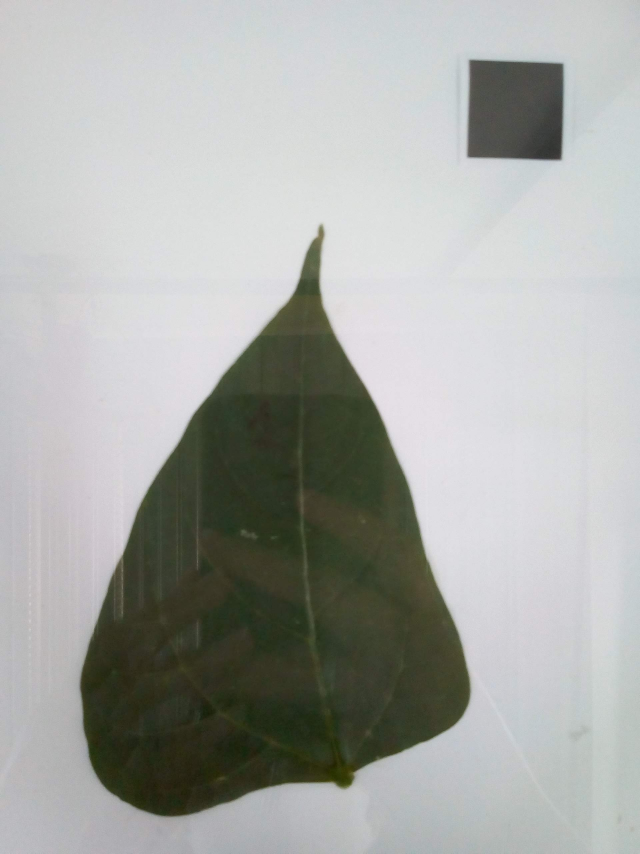
#> input picture codigo_python/folha_teste.jpg, 1920 x 2560 px (shown at 1/3 size)
$ python -i MainWindow.py   (imports and definitions only)
#> lines starting #> are read from the running program, lines starting #| are printed output that depends on the picture; after the words box and inside, x2 and y2 are one past the last pixel; in counts of white or black regions, pixels touching at a corner belong together
#> further down, picture is the input picture: shape (2560, 1920, 3); mean B, G, R 166.4, 170, 168.1
import cv2
import numpy as np
from PyQt5.QtWidgets import QApplication, QLabel, QFileDialog, QVBoxLayout, QWidget, QPushButton

amin = 1000
amax = 10000000000
cosAngle = 0.3

def cosine_angle(pt1, pt2, pt0):
    # Usa inteiros de 64 bits para evitar o 'overflow warning'
    dx1 = np.int64(pt1[0]) - np.int64(pt0[0])
    dy1 = np.int64(pt1[1]) - np.int64(pt0[1])
    dx2 = np.int64(pt2[0]) - np.int64(pt0[0])
    dy2 = np.int64(pt2[1]) - np.int64(pt0[1])

    denominator = np.sqrt(float((dx1*dx1 + dy1*dy1) * (dx2*dx2 + dy2*dy2))) + 1e-10
    if denominator == 0: return 1.0 # Evita divisão por zero
    return float(dx1 * dx2 + dy1 * dy2) / denominator

def find_objects(image):
    gray = cv2.cvtColor(image, cv2.COLOR_BGR2GRAY)
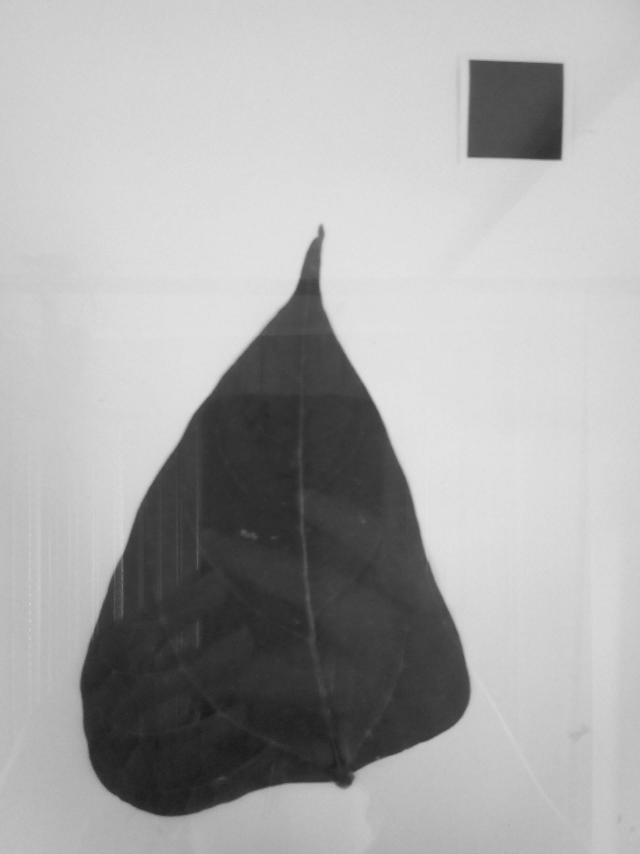
#> gray: shape (2560, 1920) (shown at 1/3 size); min 23, max 232, mean 168.9

    # Alinhado com o C++: Threshold de Otsu imediatamente após a conversão para escala de cinza.
    # O valor 60 no C++ é ignorado quando THRESH_OTSU é usado, então usar 0 aqui está correto.
    _, thresh = cv2.threshold(gray, 0, 255, cv2.THRESH_BINARY_INV | cv2.THRESH_OTSU)
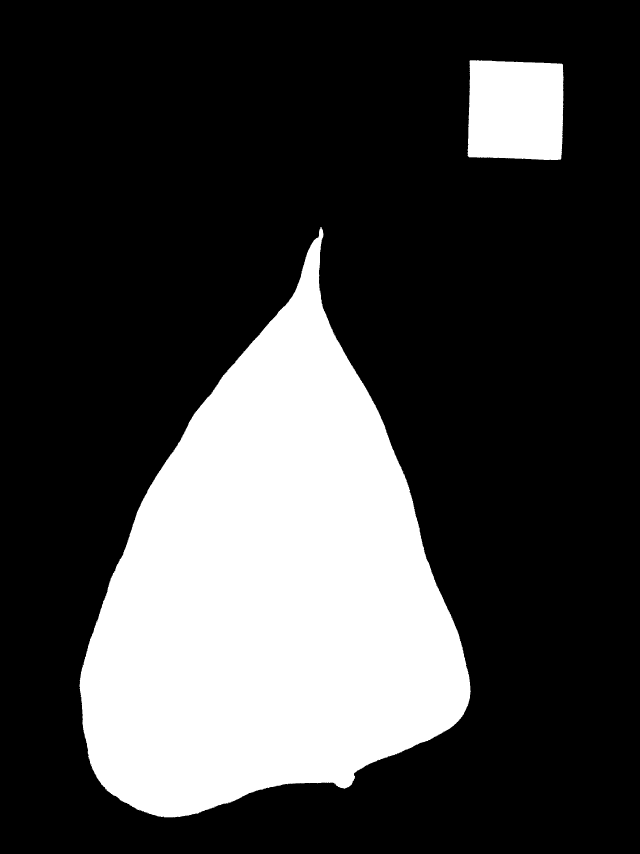
#> thresh: shape (2560, 1920) (shown at 1/3 size); 25.8% white; 8 white regions (6 under 20 px)

    # Alinhado com o C++: Usa RETR_LIST para obter todos os contornos, incluindo internos.
    # Isso é crucial para replicar o comportamento exato do C++.
    contours, _ = cv2.findContours(thresh, cv2.RETR_LIST, cv2.CHAIN_APPROX_SIMPLE)
#> contours = 16 contours, 14 with area under 20; largest, box (x1, y1, x2, y2) and area: (238, 681, 1412, 2452) 1182728, (1403, 180, 1691, 480) 81106

    square = []
    leaves = []

    for cnt in contours:
        auxper = cv2.arcLength(cnt, True)
        approx = cv2.approxPolyDP(cnt, auxper*0.02, True)
        auxarea = abs(cv2.contourArea(cnt))
        # Lógica de classificação alinhada com o LIMA-Desktop original
        if len(approx) == 4 and amin < auxarea < amax and cv2.isContourConvex(approx):
            max_cosine = 0
            for j in range(2, 5):
                cosine = abs(cosine_angle(approx[j%4][0], approx[j-2][0], approx[j-1][0]))
                max_cosine = max(max_cosine, cosine)
            if max_cosine < cosAngle:
                square.append(cnt) # É um quadrado
            else:
                leaves.append(cnt) # É uma forma de 4 lados, mas não um quadrado, então é uma folha
        elif amin < auxarea < amax:
            leaves.append(cnt) # Não tem 4 lados, então é uma folha
#> this loop made 16 passes
#> (auxper, approx, auxarea) on pass 16: (1204.3, [[1410, 181], [1403, 467], [1680, 479], [1687, 192]], 81105.5)
#> (auxper, auxarea) on pass 14: (5227, 1182727.5)
#> after the loop, leaves = 1 contour; box (x1, y1, x2, y2) and area: (238, 681, 1412, 2452) 1182728; square = 1 contour; box (x1, y1, x2, y2) and area: (1403, 180, 1691, 480) 81106

    return square, leaves, thresh

class MainWindow(QWidget):
    def __init__(self):
        super().__init__()
        self.setWindowTitle("Foliar - Python")
        self.layout = QVBoxLayout()
        self.label = QLabel("Selecione uma imagem")
        self.btn = QPushButton("Abrir imagem")
        self.btn.clicked.connect(self.open_image)
        self.layout.addWidget(self.label)
        self.layout.addWidget(self.btn)
        self.setLayout(self.layout)

    def open_image(self):
        fname, _ = QFileDialog.getOpenFileName(self, "Abrir Imagem", "", "Image Files (*.png *.jpg *.jpeg)")
        if fname:
            image = cv2.imread(fname)
            square, leaves, thresh = find_objects(image)
            for sq in square:
                cv2.polylines(image, [sq], True, (0,255,0), 3)
            for leaf in leaves:
                cv2.polylines(image, [leaf], True, (0,0,255), 3)
            max_width, max_height = 800, 600
            h, w = image.shape[:2]
            scale = min(max_width/w, max_height/h, 1.0)
            if scale < 1.0:
                new_size = (int(w*scale), int(h*scale))
                image = cv2.resize(image, new_size, interpolation=cv2.INTER_AREA)
            cv2.imshow("Resultado", image)
            cv2.waitKey(0)
            cv2.destroyAllWindows()

# [5 lines not run here, left out]

>>> import cv2
>>> picture = cv2.imread('folha_teste.jpg')
>>> result = find_objects(picture)
